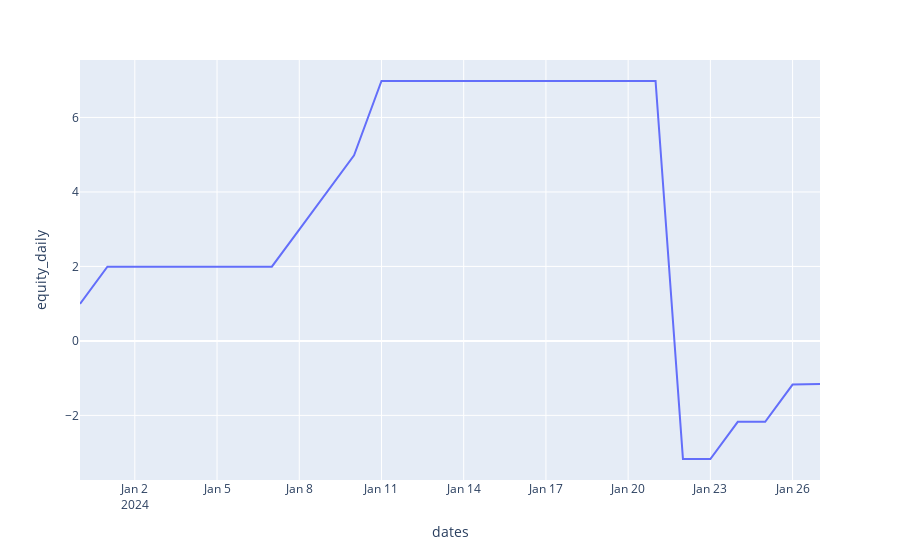

The cell this chart's notebook holds for it:
### Markdown cell above
## Plotting daily profit / equity line

### Code cell
# Plotting equity line (starting with 0 on day 1 and adding daily profit for each backtested day)

from freqtrade.configuration import Configuration
from freqtrade.data.btanalysis import load_backtest_stats
import plotly.express as px
import pandas as pd

# strategy = 'SampleStrategy'
# config = Configuration.from_files(["user_data/config.json"])
# backtest_dir = config["user_data_dir"] / "backtest_results"

stats = load_backtest_stats(backtest_dir)
strategy_stats = stats['strategy'][strategy]

df = pd.DataFrame(columns=['dates','equity'], data=strategy_stats['daily_profit'])
df['equity_daily'] = df['equity'].cumsum()

fig = px.line(df, x="dates", y="equity_daily")
fig.show()

### Figure 1 — Plotly figure (JSON) as saved in the notebook; plotly's stock layout.template omitted (floating-point values rounded to 4 significant figures)
{"data": [{"hovertemplate": "dates=%{x}<br>equity_daily=%{y}<extra></extra>", "legendgroup": "", "line": {"color": "#636efa", "dash": "solid"}, "marker": {"symbol": "circle"}, "mode": "lines", "name": "", "orientation": "v", "showlegend": false, "type": "scatter", "x": ["2023-12-31", "2024-01-01", "2024-01-02", "2024-01-03", "2024-01-04", "2024-01-05", "2024-01-06", "2024-01-07", "2024-01-08", "2024-01-09", "2024-01-10", "2024-01-11", "2024-01-12", "2024-01-13", "2024-01-14", "2024-01-15", "2024-01-16", "2024-01-17", "2024-01-18", "2024-01-19", "2024-01-20", "2024-01-21", "2024-01-22", "2024-01-23", "2024-01-24", "2024-01-25", "2024-01-26", "2024-01-27"], "xaxis": "x", "y": [0.9962, 1.993, 1.993, 1.993, 1.993, 1.993, 1.993, 1.993, 2.99, 3.987, 4.985, 6.979, 6.979, 6.979, 6.979, 6.979, 6.979, 6.979, 6.979, 6.979, 6.979, 6.979, -3.171, -3.171, -2.172, -2.172, -1.173, -1.157], "yaxis": "y"}], "layout": {"autosize": true, "legend": {"tracegroupgap": 0}, "margin": {"t": 60}, "xaxis": {"anchor": "y", "autorange": true, "domain": [0, 1], "range": ["2023-12-31", "2024-01-27"], "title": {"text": "dates"}, "type": "date"}, "yaxis": {"anchor": "x", "autorange": true, "domain": [0, 1], "range": [-3.735, 7.542], "title": {"text": "equity_daily"}, "type": "linear"}}}
